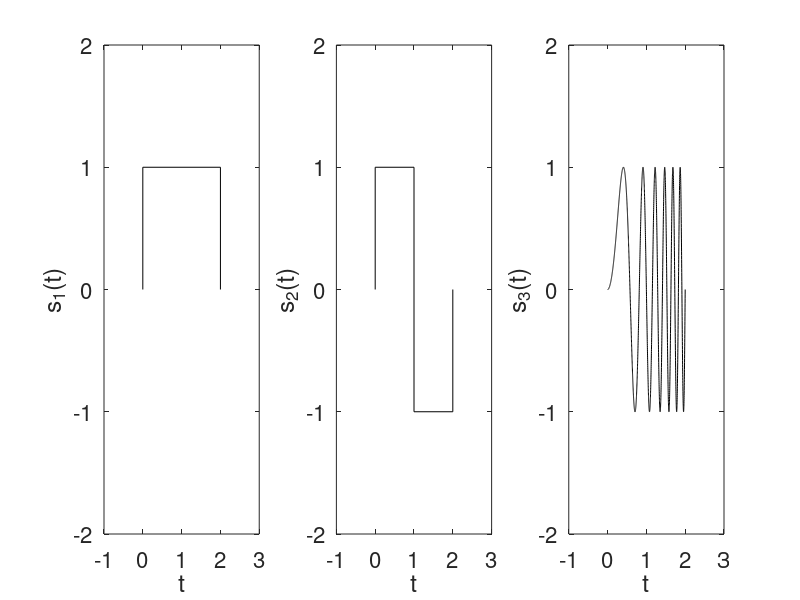

Here is the MATLAB script that generated this plot:
close all
clear
clc

figure;
subplot(1,3,1), hold on, box on;
plot([0 0],[0 1],'k-',[0 2],[1 1],'k-',[2 2],[0 1],'k-');
set(gca,'XLim',[-1 3],'YLim',[-2,2],'FontSize',16);
xlabel('t');
ylabel('s_1(t)');

subplot(1,3,2), hold on, box on;
plot([0 0],[0 1],'k-',[0 1],[1 1],'k-',[1 1],[1 -1],'k-',[1 2],[-1 -1],'k-',[2 2],[-1 0],'k-');
set(gca,'XLim',[-1 3],'YLim',[-2,2],'FontSize',16);
xlabel('t');
ylabel('s_2(t)');

t = [0:0.001:2]';
s3 = sin(3*pi*t.^2);
subplot(1,3,3), hold on, box on;
plot(t,s3,'k-');
set(gca,'XLim',[-1 3],'YLim',[-2,2],'FontSize',16);
xlabel('t');
ylabel('s_3(t)');